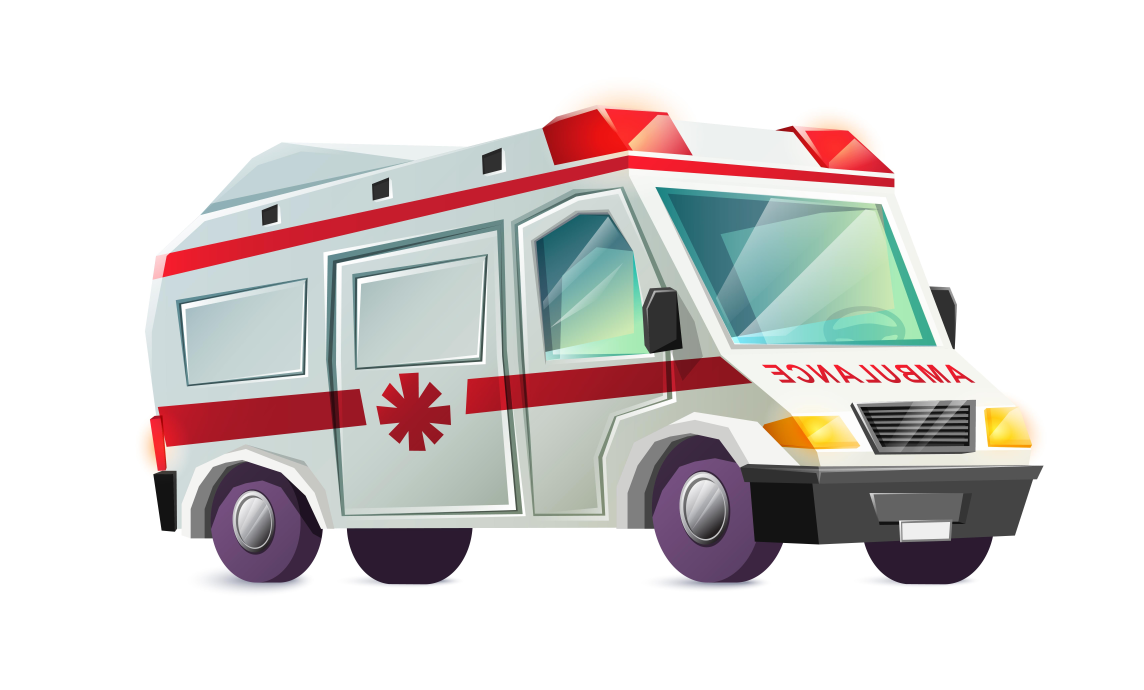
#> input picture ambulance.jpg, 6862 x 4135 px, found by its file name (shown at 1/6 size)
$ python -i graphical_hospital_optimization.py   (imports and definitions only)
#> lines starting #> are read from the running program, lines starting #| are printed output that depends on the picture; after the words box and inside, x2 and y2 are one past the last pixel; in counts of white or black regions, pixels touching at a corner belong together
import random
import math
import cv2
import numpy as np
from typing import List, Tuple, Dict
import os

class GraphicalHospitalOptimization:
    def __init__(self, grid_width: int = 15, grid_height: int = 15,
                 num_houses: int = 20, num_ambulances: int = 4,
                 num_hospitals: int = 3):
        self.grid_width = grid_width
        self.grid_height = grid_height
        self.num_houses = num_houses
        self.num_ambulances = num_ambulances
        self.num_hospitals = num_hospitals

        # Initialize positions
        self.houses = self._generate_random_positions(num_houses)
        self.ambulances = self._generate_random_positions(num_ambulances)
        self.hospitals = self._generate_random_positions(num_hospitals)

        # Cost weights
        self.house_hospital_weight = 1.0
        self.ambulance_hospital_weight = 2.0
        self.ambulance_house_weight = 1.5

        # Load images
        self.house_img = self._load_image("../images/house.jpg", (50, 50))
        self.ambulance_img = self._load_image("../images/ambulance.jpg", (50, 50))
        self.hospital_img = self._load_image("../images/hospital.jpg", (50, 50))

        # Create hospital image if not exists
        if self.hospital_img is None:
            self.hospital_img = self._create_hospital_image((50, 50))

    def _load_image(self, image_path: str, size: Tuple[int, int]):
        """Load and resize an image"""
#> call 2 of _load_image, with image_path = '../images/ambulance.jpg', size = (50, 50)
#> in _load_image, img is the input picture: shape (4135, 6862, 3); mean B, G, R 212.3, 212.9, 217.2
#> in _load_image (call 2), `img = cv2.resize(img, size)`:
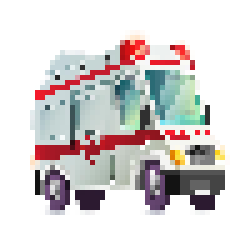
#> img: shape (50, 50, 3) (shown 5 times larger); mean B, G, R 211.9, 212.4, 217.1
        if os.path.exists(image_path):
            img = cv2.imread(image_path)
            if img is not None:
                img = cv2.resize(img, size)
                return img
        print(f"Warning: Image {image_path} not found, using generated image")
        return None

    def _create_hospital_image(self, size: Tuple[int, int]):
        """Create a hospital image programmatically"""
#> called with size = (50, 50)
        img = np.ones((size[1], size[0], 3), dtype=np.uint8) * 255

        # Draw red cross
        center_x, center_y = size[0] // 2, size[1] // 2
        cross_size = 15
        thickness = 3

        cv2.line(img, (center_x, center_y - cross_size),
                (center_x, center_y + cross_size), (0, 0, 255), thickness)
        cv2.line(img, (center_x - cross_size, center_y),
                (center_x + cross_size, center_y), (0, 0, 255), thickness)

        cv2.rectangle(img, (10, 20), (40, 45), (255, 0, 0), 2)
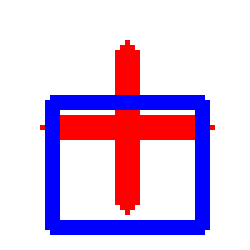
#> img: shape (50, 50, 3) (shown 5 times larger); mean of channels 0, 1, 2 228.5, 195.2, 221.7; drawn as B, G, R
        return img

    def _generate_random_positions(self, count: int) -> List[Tuple[int, int]]:
        """Generate random positions on the grid"""
        positions = []
        for _ in range(count):
            x = random.randint(0, self.grid_width - 1)
            y = random.randint(0, self.grid_height - 1)
            positions.append((x, y))
        return positions

    def euclidean_distance(self, pos1: Tuple[int, int], pos2: Tuple[int, int]) -> float:
        """Calculate Euclidean distance between two positions"""
        return math.sqrt((pos1[0] - pos2[0])**2 + (pos1[1] - pos2[1])**2)

    def total_cost(self) -> float:
        """Calculate total cost of current configuration"""
        total = 0.0

        for house in self.houses:
            min_dist = min(self.euclidean_distance(house, hospital)
                         for hospital in self.hospitals)
            total += min_dist * self.house_hospital_weight

        for ambulance in self.ambulances:
            min_dist = min(self.euclidean_distance(ambulance, hospital)
                         for hospital in self.hospitals)
            total += min_dist * self.ambulance_hospital_weight

        for house in self.houses:
            min_ambulance_dist = min(self.euclidean_distance(house, ambulance)
                                   for ambulance in self.ambulances)
            total += min_ambulance_dist * self.ambulance_house_weight

        return total

    # [42 lines left out: functions get_neighbor, _get_valid_neighbor_position, copy, not called in this run]

    def create_visualization(self, show_paths: bool = False) -> np.ndarray:
        """Create a graphical visualization of the grid"""
#> called with show_paths = False
        cell_size = 60
        padding = 20
        legend_height = 100

        grid_width_px = self.grid_width * cell_size + 2 * padding
        grid_height_px = self.grid_height * cell_size + 2 * padding + legend_height
        grid_img = np.ones((grid_height_px, grid_width_px, 3), dtype=np.uint8) * 240

        for i in range(self.grid_width + 1):
            x = padding + i * cell_size
            cv2.line(grid_img, (x, padding), (x, padding + self.grid_height * cell_size), (200, 200, 200), 1)

        for i in range(self.grid_height + 1):
            y = padding + i * cell_size
            cv2.line(grid_img, (padding, y), (padding + self.grid_width * cell_size, y), (200, 200, 200), 1)

        for x, y in self.houses:
            img_x = padding + x * cell_size + (cell_size - 50) // 2
            img_y = padding + y * cell_size + (cell_size - 50) // 2
            if self.house_img is not None:
                grid_img[img_y:img_y+50, img_x:img_x+50] = self.house_img
            else:
                cv2.rectangle(grid_img, (img_x, img_y), (img_x+50, img_y+50), (0, 255, 0), -1)
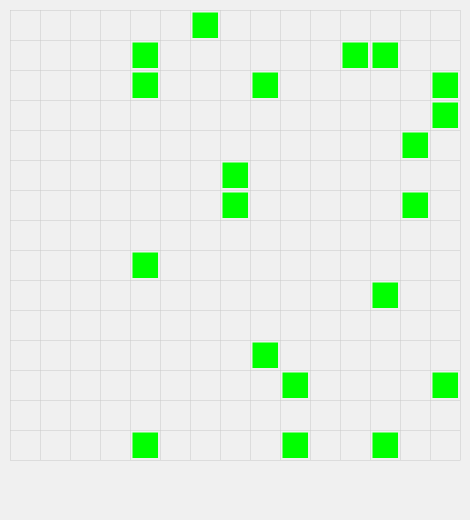
#> grid_img: shape (1040, 940, 3) (shown at 1/2 size); mean of channels 0, 1, 2 226.1, 239.6, 226.1; drawn as B, G, R

        for x, y in self.ambulances:
            img_x = padding + x * cell_size + (cell_size - 50) // 2
            img_y = padding + y * cell_size + (cell_size - 50) // 2
            if self.ambulance_img is not None:
                grid_img[img_y:img_y+50, img_x:img_x+50] = self.ambulance_img
            else:
                cv2.rectangle(grid_img, (img_x, img_y), (img_x+50, img_y+50), (255, 0, 0), -1)
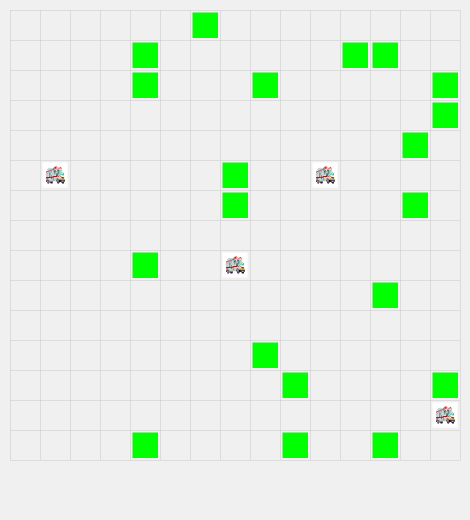
#> grid_img: shape (1040, 940, 3) (shown at 1/2 size); 1.02% of pixels changed, all inside (x1, y1, x2, y2) = (85, 325, 915, 855); drawn as B, G, R

        for x, y in self.hospitals:
            img_x = padding + x * cell_size + (cell_size - 50) // 2
            img_y = padding + y * cell_size + (cell_size - 50) // 2
            if self.hospital_img is not None:
                grid_img[img_y:img_y+50, img_x:img_x+50] = self.hospital_img
            else:
                cv2.rectangle(grid_img, (img_x, img_y), (img_x+50, img_y+50), (0, 0, 255), -1)
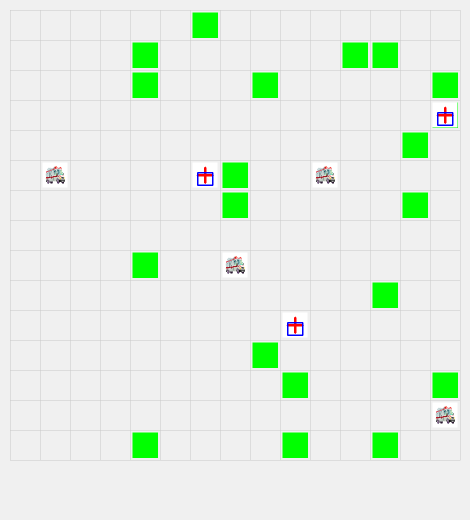
#> grid_img: shape (1040, 940, 3) (shown at 1/2 size); 0.77% of pixels changed, all inside (x1, y1, x2, y2) = (385, 205, 915, 675); drawn as B, G, R

        if show_paths:
            self._draw_paths(grid_img, padding, cell_size)

        legend_y = padding + self.grid_height * cell_size + 10
        self._draw_legend(grid_img, legend_y, padding, cell_size)

        cost_text = f"Total Cost: {self.total_cost():.2f}"
        cv2.putText(grid_img, cost_text, (padding, legend_y + 80),
                   cv2.FONT_HERSHEY_SIMPLEX, 0.6, (0, 0, 0), 2)

        return grid_img

    # [16 lines left out: functions _draw_paths, _draw_line, not called in this run]

    def _draw_legend(self, grid_img: np.ndarray, legend_y: int, padding: int, cell_size: int):
#> called with legend_y = 930, padding = 20, cell_size = 60
        if self.house_img is not None:
            grid_img[legend_y:legend_y+30, padding:padding+30] = cv2.resize(self.house_img, (30, 30))
        else:
            cv2.rectangle(grid_img, (padding, legend_y), (padding+30, legend_y+30), (0, 255, 0), -1)
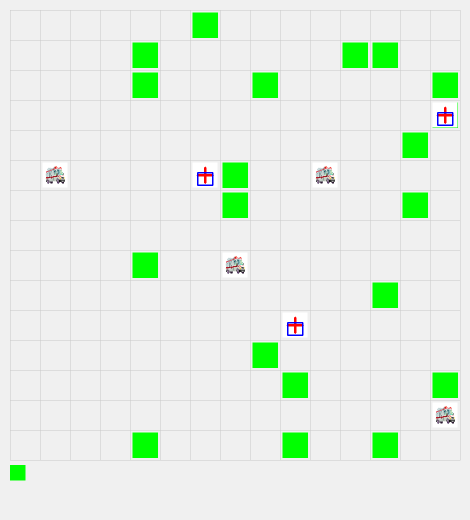
#> grid_img: shape (1040, 940, 3) (shown at 1/2 size); 0.1% of pixels changed, all inside (x1, y1, x2, y2) = (20, 930, 51, 961); drawn as B, G, R
        cv2.putText(grid_img, "House", (padding+40, legend_y+20), cv2.FONT_HERSHEY_SIMPLEX,
                  0.5, (0, 0, 0), 1)
#> grid_img: shape (1040, 940, 3); 0.01% of pixels changed, all inside (x1, y1, x2, y2) = (62, 940, 107, 951)

        if self.ambulance_img is not None:
            grid_img[legend_y:legend_y+30, padding+120:padding+150] = cv2.resize(self.ambulance_img, (30, 30))
#> grid_img: shape (1040, 940, 3); mean of channels 0, 1, 2 226, 238.9, 226
        else:
            cv2.rectangle(grid_img, (padding+120, legend_y), (padding+150, legend_y+30), (255, 0, 0), -1)
        cv2.putText(grid_img, "Ambulance", (padding+160, legend_y+20), cv2.FONT_HERSHEY_SIMPLEX,
                  0.5, (0, 0, 0), 1)
#> grid_img: shape (1040, 940, 3); mean of channels 0, 1, 2 226, 238.9, 226

        if self.hospital_img is not None:
            grid_img[legend_y:legend_y+30, padding+250:padding+280] = cv2.resize(self.hospital_img, (30, 30))
        else:
            cv2.rectangle(grid_img, (padding+250, legend_y), (padding+280, legend_y+30), (0, 0, 255), -1)
        cv2.putText(grid_img, "Hospital", (padding+290, legend_y+20), cv2.FONT_HERSHEY_SIMPLEX,
                  0.5, (0, 0, 0), 1)
#> grid_img: shape (1040, 940, 3); mean of channels 0, 1, 2 225.9, 238.8, 225.9

    # [4 lines left out: function display, not called in this run]

    def save_visualization(self, filename: str, show_paths: bool = False):
        visualization = self.create_visualization(show_paths)
#> in create_visualization, `cv2.putText(grid_img, cost_text, (padding, legend_y + 80), cv2.FONT_HE..`:
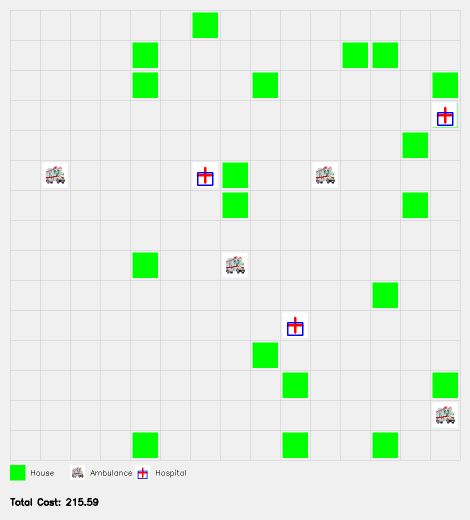
#> grid_img: shape (1040, 940, 3) (shown at 1/2 size); mean of channels 0, 1, 2 225.6, 238.5, 225.6; drawn as B, G, R
        cv2.imwrite(filename, visualization)

>>> result = GraphicalHospitalOptimization().save_visualization('ambulance.jpg')

$ run again, on hospital.jpg
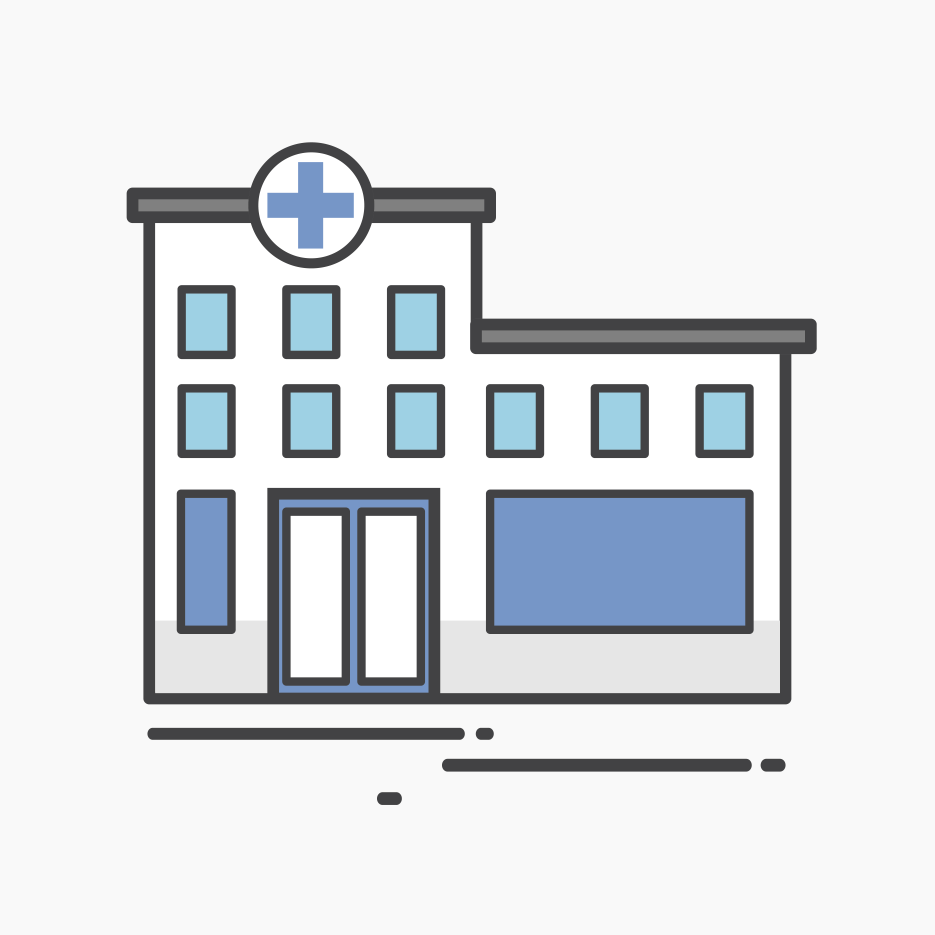
#> input picture hospital.jpg, 4675 x 4675 px, found by its file name (shown at 1/5 size)
#> in _load_image, img is the input picture: shape (4675, 4675, 3); mean B, G, R 227.4, 224.2, 221.3
#> img: shape (50, 50, 3)
#> after the loop in create_visualization, `for x, y in self.hospitals:`:
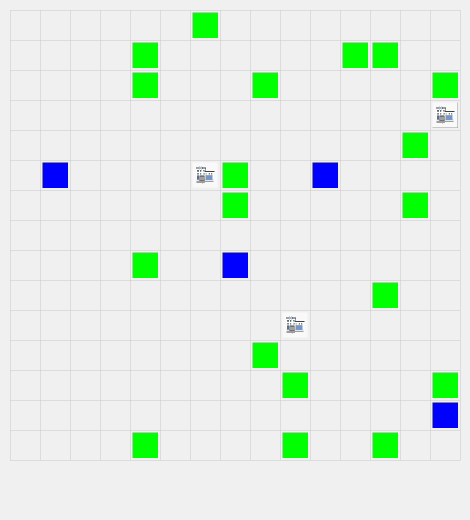
#> grid_img: shape (1040, 940, 3) (shown at 1/2 size); mean of channels 0, 1, 2 226.7, 236.9, 224; drawn as B, G, R
#> in create_visualization, `cv2.putText(grid_img, cost_text, (padding, legend_y + 80), cv2.FONT_HE..`:
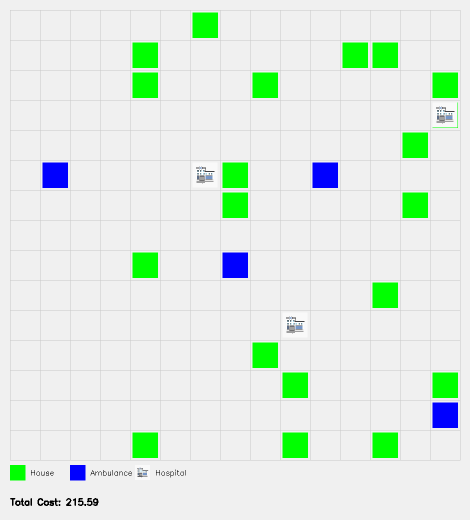
#> grid_img: shape (1040, 940, 3) (shown at 1/2 size); mean of channels 0, 1, 2 226.1, 236.3, 223.1; drawn as B, G, R

$ run again, on house.jpg
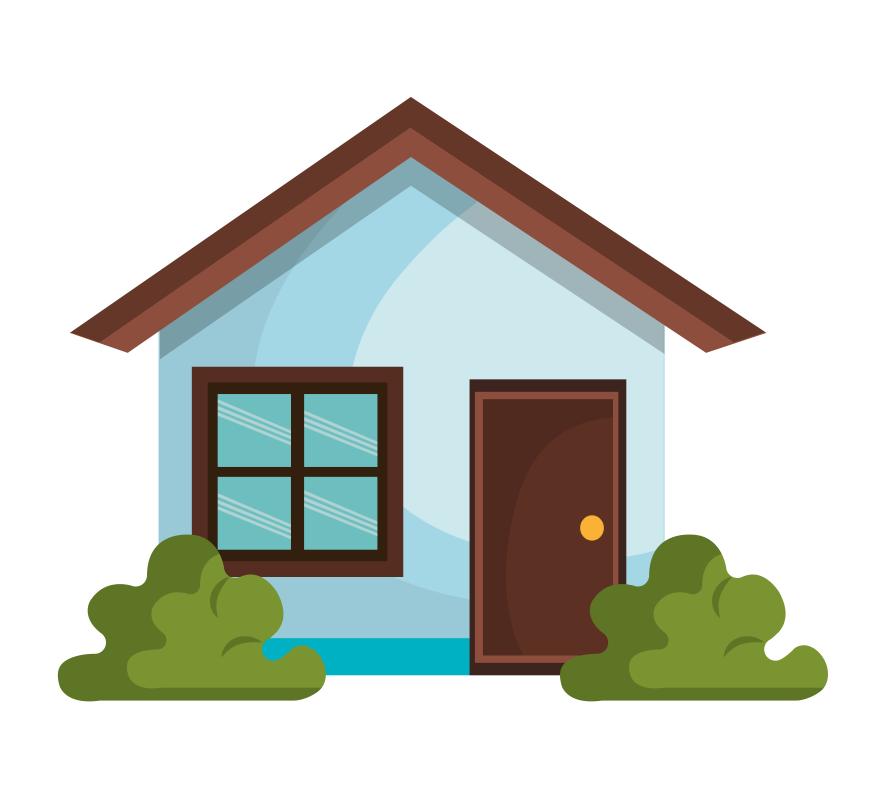
#> input picture house.jpg, 5315 x 4790 px, found by its file name (shown at 1/6 size)
#> in _load_image, img is the input picture: shape (4790, 5315, 3); mean B, G, R 199.3, 207.2, 202.3
#> after the loop in create_visualization, `for x, y in self.hospitals:`:
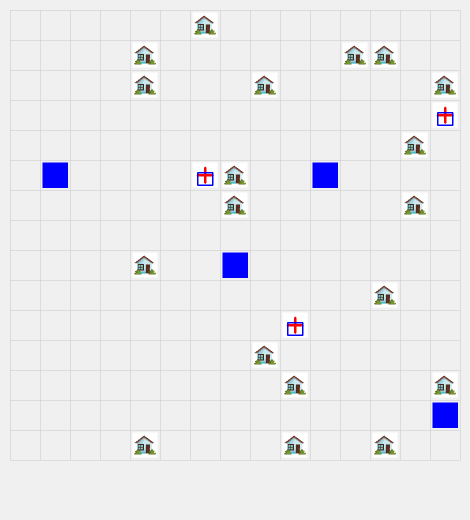
#> grid_img: shape (1040, 940, 3) (shown at 1/2 size); mean B, G, R 236.9, 234.3, 234.3
#> in create_visualization, `cv2.putText(grid_img, cost_text, (padding, legend_y + 80), cv2.FONT_HE..`:
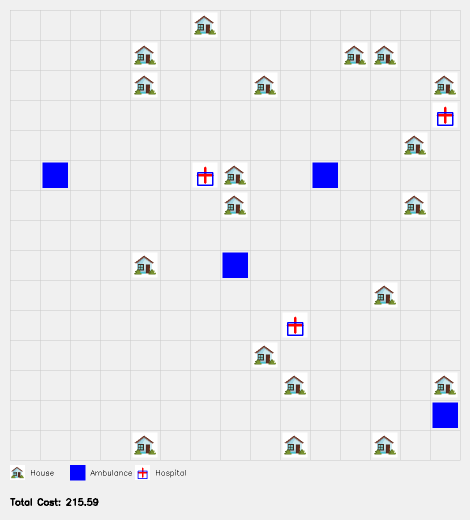
#> grid_img: shape (1040, 940, 3) (shown at 1/2 size); mean B, G, R 236.5, 233.6, 233.6
